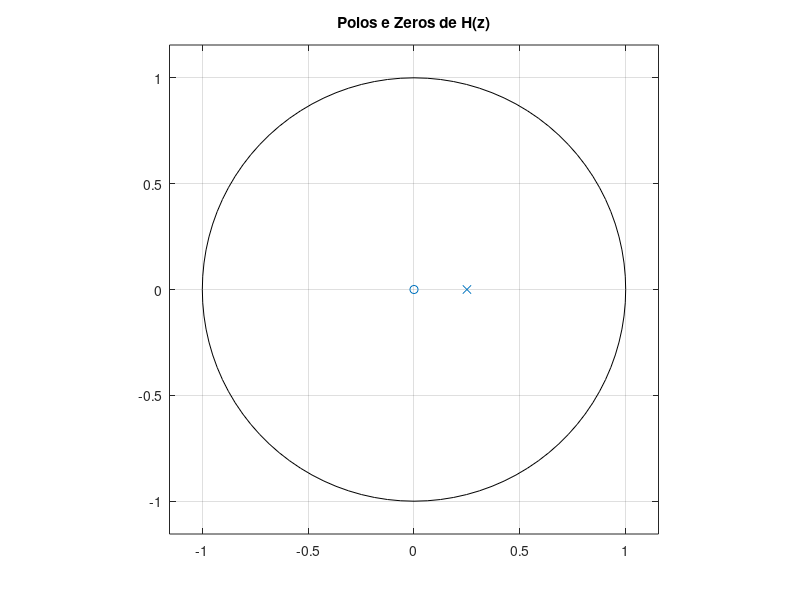

The MATLAB script that drew this image: (Note: this script raises an error after producing the figure.)
pkg load signal

num = 5;
den = [1, -0.25];

zplane(num, den);
title('Polos e Zeros de H(z)');
grid on;

[z, p, k] = tf2zpk(b, a);

disp('Zeros:');
disp(z);
disp('Polos:');
disp(p);

